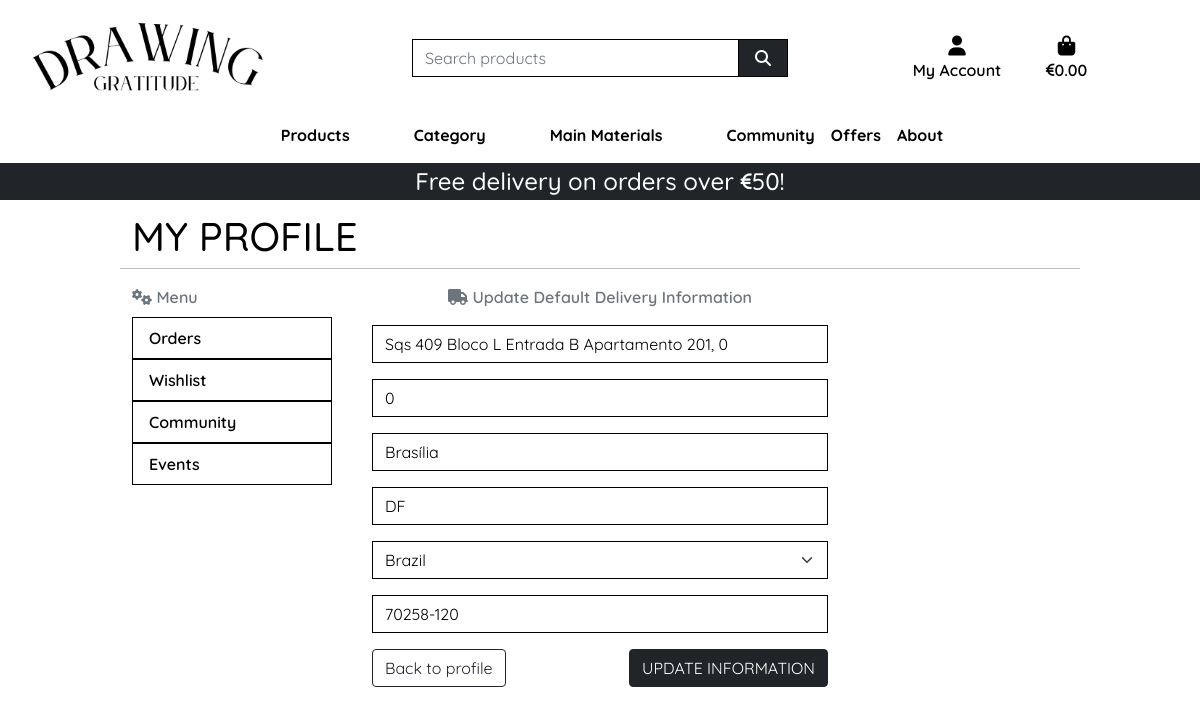
Page /profile/update_profile/ (signed in) on the committed database.
### profiles/models.py (models this page shows, shortened)
class UserProfile(models.Model):
    user = models.OneToOneField(User, on_delete=models.CASCADE)
    default_phone_number = models.CharField(max_length=20, null=True, blank=True)
    default_street_address1 = models.CharField(max_length=80, null=True, blank=True)
    default_street_address2 = models.CharField(max_length=80, null=True, blank=True)
    default_town_or_city = models.CharField(max_length=40, null=True, blank=True)
    default_county = models.CharField(max_length=80, null=True, blank=True)
    default_country = CountryField(blank_label='Country', null=True, blank=True)
    default_postcode = models.CharField(max_length=20, null=True, blank=True)

### profiles/views.py (the view)
# urls.py: path('update_profile/', views.update_profile, name='update_profile'),
@login_required
def update_profile(request):
    profile = get_object_or_404(UserProfile, user=request.user)
    if request.method == 'POST':
        form = UserProfileForm(request.POST, instance=profile)
        if form.is_valid():
            form.save()
            messages.success(request, 'Profile updated successfully')
            return redirect('profile')
        else:
            messages.error(request,
                           ('Update failed. Please ensure '
                            'the form is valid.'))
    else:
        form = UserProfileForm(instance=profile)
    template = 'profiles/update_profile.html'
    context = {
        'form': form,
        'on_profile_page': True,
    }
    return render(request, template, context)

### profiles/forms.py
class UserProfileForm(forms.ModelForm):
    class Meta:
        model = UserProfile
        exclude = ('user','default_phone_number',)
    def __init__(self, *args, **kwargs):
        super().__init__(*args, **kwargs)
        placeholders = {
            'default_postcode': 'Postal Code',
            'default_town_or_city': 'Town or City',
            'default_street_address1': 'Street Address 1',
            'default_street_address2': 'Street Address 2',
            'default_county': 'County, State or Locality',
        }
        for field in self.fields:
            if field != 'default_country':
                if self.fields[field].required:
                    placeholder = f'{placeholders[field]} *'
                else:
                    placeholder = placeholders[field]
                self.fields[field].widget.attrs['placeholder'] = placeholder
            self.fields[field].widget.attrs['class'] = 'border-black rounded-0 profile-form-input'
            self.fields[field].label = False

### bag/contexts.py (called while the page is built, shortened)
def bag_contents(request):
    bag_items = []
    total = 0
    total_discounted_price = 0
    product_count = 0
    bag = request.session.get('bag', {})
    delivery = total * Decimal(settings.STANDARD_DELIVERY_PERCENTAGE / 100) if total < settings.FREE_DELIVERY_THRESHOLD else 0
    grand_total = total + delivery
    context = {
        'bag_items': bag_items,
        'total': total,
        'total_discounted_price': total_discounted_price,
        'product_count': product_count,
        'delivery': delivery,
        'free_delivery_delta': max(0, settings.FREE_DELIVERY_THRESHOLD - total),
        'free_delivery_threshold': settings.FREE_DELIVERY_THRESHOLD,
        'grand_total': grand_total,
    }
    return context

### profiles/templates/profiles/update_profile.html (shortened to what this page needs)
{% extends "base.html" %}
{% load static %}
{% load crispy_forms_tags %}
{% block extra_css %}
    <link rel="stylesheet" href="{% static 'profiles/css/profile.css' %}">
{% endblock %}
{% block page_header %}
    <div class="container header-container">
    </div>
{% endblock %}
{% block content %}
    <div class="container">
        <div class="row">
            <h1 class="text-uppercase mt-5 mb-2">My Profile</h1>
            <hr>
        </div>
        <div class="row">
            <div class="col-3">
                {% include 'includes/profile_navbar.html' %}
            </div>
            <div class="col-6">
                <p class="text-muted text-center"><i class="fa-solid fa-truck"></i> Update Default Delivery Information</p>
                <form class="mt-3" action="{% url 'update_profile' %}" method="POST" id="profile-update-form">
                    {{ form|crispy }}
                    <button class="btn btn-dark text-uppercase float-end">Update Information</button>
                </form>
                <a class="btn btn-outline-dark" href="{% url 'profile' %}">Back to profile</a>
            </div>
        </div>
    </div>
{% endblock %}

### static/css/base.css (style rules this page uses)
html { height: 100%; }
body { background-color: white; font-family: "Quicksand", sans-serif; font-optical-sizing: auto; font-weight: 600; color: black; }
.border-black { border: 1px solid black !important; }
@media (min-width: 1200px) { .container { max-width: 80%; } }
@media (min-width: 992px) { .header-container { padding-top: 164px; } }

### profiles/static/profiles/css/profile.css (style rules this page uses)
#profile-update-form .form-control { color: #000; }
#profile-update-form input::placeholder { color: #aab7c4; }
#id_default_country, #id_default_country option:not(:first-child) { color: #000; }

### rows in the picture
UserProfile: default_street_address1 "Sqs 409 Bloco L Entrada B Apartamento 201, 0", default_street_address2 "0", default_town_or_city "Brasília", default_county "DF", default_country "Brazil", default_postcode "70258-120"

### other values in the picture
{{ free_delivery_threshold }} "50"
